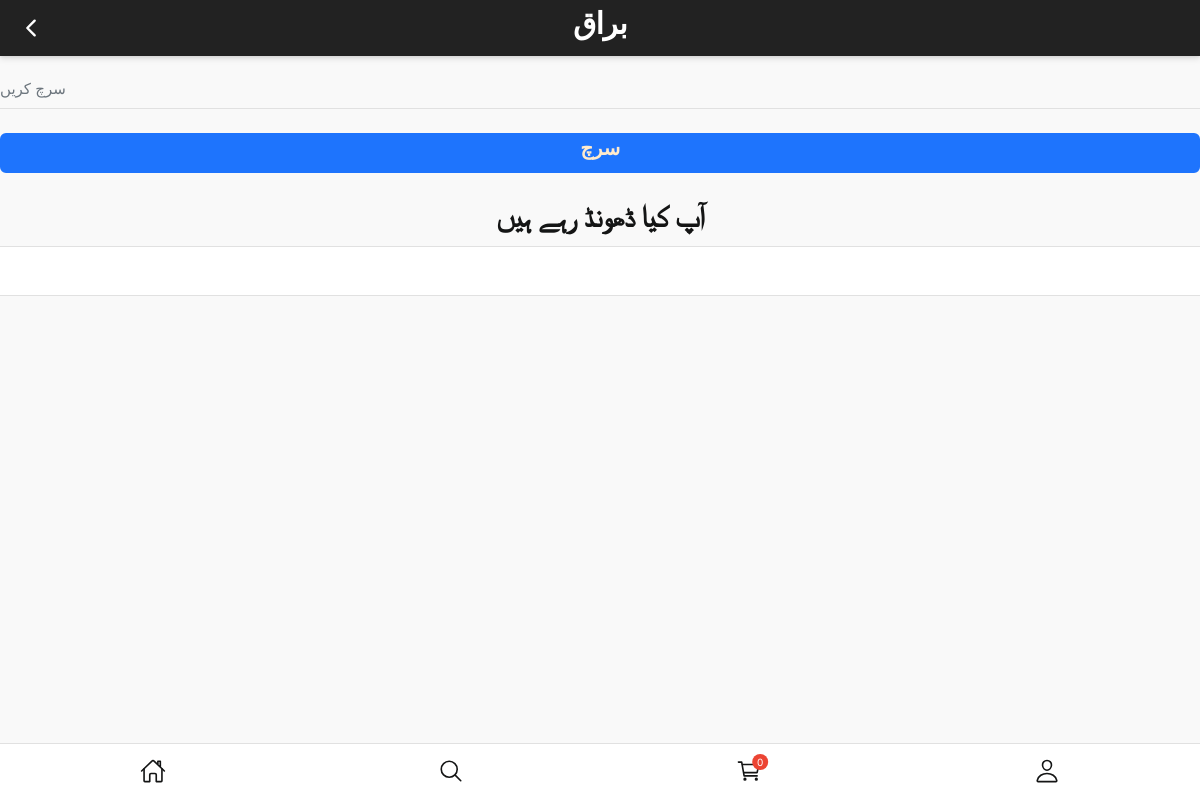
/search-page/, run on an earlier commit of the app's database.
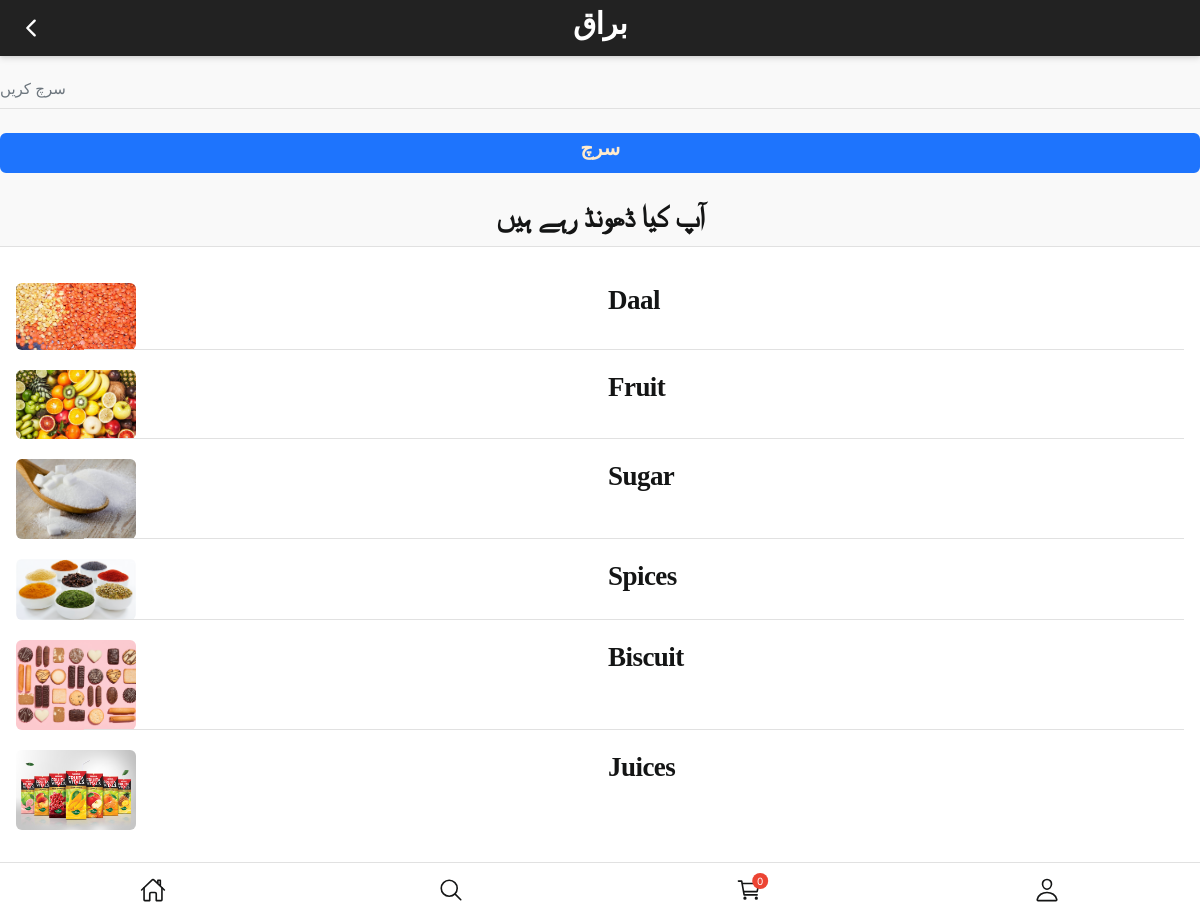
And on a later commit of the database.
### products/models.py (models this page shows, shortened)
class Category(models.Model):
    category = models.CharField(max_length=100)
    slug = models.SlugField(blank=True, null=True)
    image = models.ImageField(upload_to=upload_image_path, null=True, blank=True)
    thumbnail = ImageSpecField(
        source = 'image',
        processors=[ResizeToFill(800, 400)],
        format='jpeg',
        options={'quality': 70}
    )
    def get_absolute_url(self):
        return reverse("products:list", kwargs={"slug": self.slug})

### search/views.py (the view)
# urls.py: path('search-page/', search),
def search(request):
    cat_list=Category.objects.all()
    context={
        "cat_list":cat_list,
    }
    template_name = "search/search.html"
    return render(request, template_name, context)

### search/templates/search/search.html (shortened to what this page needs)
{% extends 'base.html' %}
{% load static %}
{% block content %}
    <div class="appHeader bg-dark text-light">
                <div class="left">
                    <a href="javascript:;" class="headerButton goBack">
                        <ion-icon name="chevron-back-outline"></ion-icon>
                    </a>
                </div>
                <div>
                <h2 class="text-white" style="font-family: Noto Nastaliq Urdu Draft; font-size: 30px;">براق</h2>
                </div>
    </div>
    <div id="appCapsule">
        <form class="needs-validation" method='GET' action='{% url "search:query" %}'>{% csrf_token %}
                    <div class="form-group basic animated">
                        <div class="input-wrapper">
                            <input type="text" class="form-control" id="username22" placeholder="سرچ کریں" required name='q' aria-label="Search" value='{{ request.GET.q }}'>
                        </div>
                    </div>
                    <div class="mt-2">
                        <button class="btn btn-primary btn-block text-large" type="submit"><h2 style="font-family: Noto Nastaliq Urdu Draft; font-size: 20px; color: blanchedalmond;">سرچ</h2></button>
                    </div>
        </form>
        <div class="section full mt-3">
            <div class="text-center" style="margin-bottom: 5px;"><h2 style="font-family: Noto Nastaliq Urdu Draft; font-size: 30px;">آپ کیا ڈھونڈ رہے ہیں</h2></div>
            <div class="wide-block pt-2 pb-2">
                <ul class="listview image-listview flush mb-2">
                        {% for obj in cat_list %}
                            <li>
                                <div class="row"style="margin-top:20px;">
                                    <div class="col-6">
                                        <a href="{{obj.get_absolute_url}}">
                                            <img src="{{obj.thumbnail.url}}" alt="image" class="imaged w120">
                                        </a>
                                    </div>
                                    <a href="{{obj.get_absolute_url}}">
                                    <div class="col-6">
                                            <h1 style="font-family: Noto Nastaliq Urdu Draft; font-size: 27px;">{{obj.category}}</h1>
                                    </div>
                                </a>
                                </div>
                            </li>
                        {% endfor %}
                </ul>
            </div>
        </div>
    </div>
{% include "bottom.html" %}
{% endblock %}

### templates/base.html (shortened to what this page needs)
{% load static %}
{% load pwa %}
<!doctype html>
<html lang="en">
<head>
    <link rel="stylesheet" href="{% static 'assets/css/style.css' %}">
</head>
<body>
    {% block content %}
    {% endblock %}
</body>
</html>

### templates/bottom.html (shortened to what this page needs)
{% load static %}
<div class="appBottomMenu">
    <a href="/" class="item">
        <div class="col">
            <ion-icon name="home-outline"></ion-icon>
        </div>
    </a>
    <a href="/search-page/" class="item">
        <div class="col">
            <ion-icon name="search-outline"></ion-icon>
        </div>
    </a>
    <a href="/ajax/cart" class="item">
        <div class="col">
            <ion-icon name="cart-outline"></ion-icon>
            <span class="badge badge-danger">
                {% if no_obj %}
                {{no_obj}}
                {% else %}
                0
                {% endif %}</span>
        </div>
    </a>
    <a href="javascript:;" class="item" data-toggle="modal" data-target="#sidebarPanel">
        <div class="col">
            <ion-icon name="person-outline"></ion-icon>
        </div>
    </a>
</div>

What changed in the data, as far as the page shows it:
added Category: thumbnail (picture), category "Daal"
added Category: thumbnail (picture), category "Fruit"
added Category: thumbnail (picture), category "Sugar"
added Category: thumbnail (picture), category "Spices"
added Category: thumbnail (picture), category "Biscuit"
added Category: thumbnail (picture), category "Juices"
